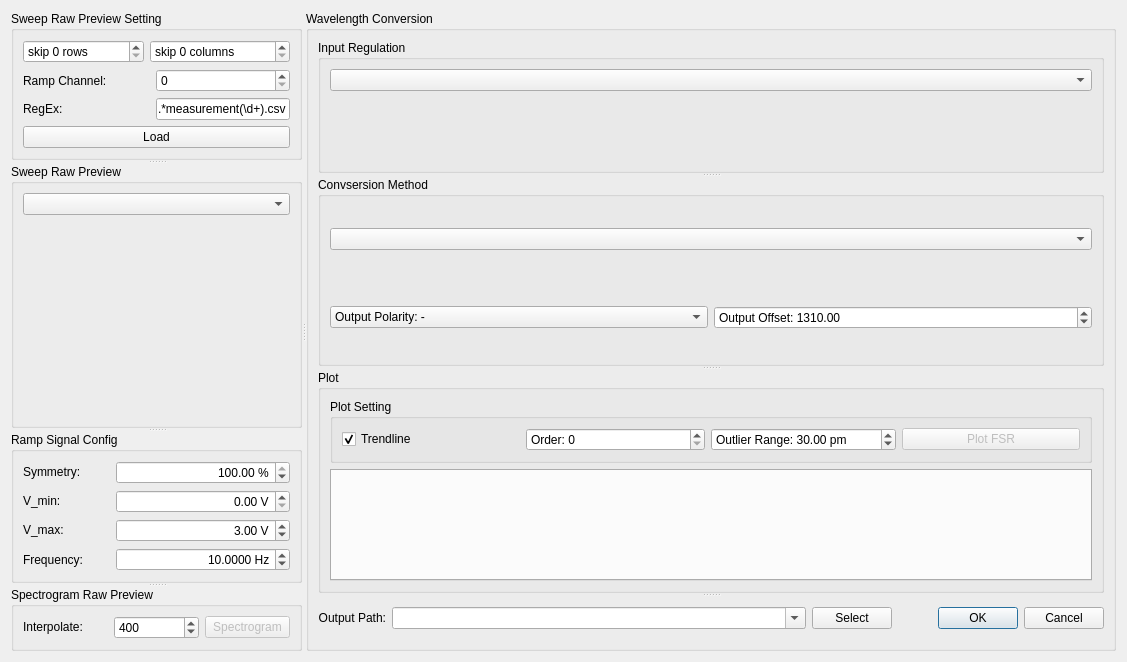
<?xml version="1.0" encoding="UTF-8"?>
<ui version="4.0">
 <class>RaActiveConverterDialog</class>
 <widget class="QDialog" name="RaActiveConverterDialog">
  <property name="geometry">
   <rect>
    <x>0</x>
    <y>0</y>
    <width>1127</width>
    <height>662</height>
   </rect>
  </property>
  <property name="windowTitle">
   <string>Dialog</string>
  </property>
  <layout class="QVBoxLayout" name="verticalLayout_5">
   <item>
    <widget class="QSplitter" name="splitter_3">
     <property name="orientation">
      <enum>Qt::Horizontal</enum>
     </property>
     <widget class="QSplitter" name="splitter_2">
      <property name="orientation">
       <enum>Qt::Vertical</enum>
      </property>
      <widget class="QGroupBox" name="groupBox">
       <property name="sizePolicy">
        <sizepolicy hsizetype="Preferred" vsizetype="Fixed">
         <horstretch>0</horstretch>
         <verstretch>0</verstretch>
        </sizepolicy>
       </property>
       <property name="title">
        <string>Sweep Raw Preview Setting</string>
       </property>
       <layout class="QGridLayout" name="gridLayout">
        <item row="3" column="0" colspan="3">
         <widget class="QPushButton" name="rawLoadPushButton">
          <property name="text">
           <string>Load</string>
          </property>
         </widget>
        </item>
        <item row="1" column="0" colspan="2">
         <widget class="QLabel" name="label_2">
          <property name="text">
           <string>Ramp Channel:</string>
          </property>
         </widget>
        </item>
        <item row="0" column="0">
         <widget class="QSpinBox" name="skipRowsSpinBox">
          <property name="suffix">
           <string> rows</string>
          </property>
          <property name="prefix">
           <string>skip </string>
          </property>
          <property name="maximum">
           <number>999999999</number>
          </property>
         </widget>
        </item>
        <item row="2" column="2">
         <widget class="QLineEdit" name="rawRegexLineEdit">
          <property name="text">
           <string>.*measurement(\d+).csv</string>
          </property>
         </widget>
        </item>
        <item row="2" column="0">
         <widget class="QLabel" name="label_3">
          <property name="text">
           <string>RegEx: </string>
          </property>
         </widget>
        </item>
        <item row="1" column="2">
         <widget class="QSpinBox" name="rawRampChannelSpinBox"/>
        </item>
        <item row="0" column="1" colspan="2">
         <widget class="QSpinBox" name="skipColumnsSpinBox">
          <property name="suffix">
           <string> columns</string>
          </property>
          <property name="prefix">
           <string>skip </string>
          </property>
          <property name="maximum">
           <number>999999999</number>
          </property>
         </widget>
        </item>
       </layout>
      </widget>
      <widget class="QGroupBox" name="groupBox_2">
       <property name="sizePolicy">
        <sizepolicy hsizetype="Preferred" vsizetype="Expanding">
         <horstretch>0</horstretch>
         <verstretch>1</verstretch>
        </sizepolicy>
       </property>
       <property name="title">
        <string>Sweep Raw Preview</string>
       </property>
       <layout class="QVBoxLayout" name="verticalLayout">
        <item>
         <widget class="QComboBox" name="rawPreviewFileComboBox"/>
        </item>
        <item>
         <widget class="QWidget" name="rawPreviewPlotSpaceholderWidget" native="true">
          <property name="sizePolicy">
           <sizepolicy hsizetype="Preferred" vsizetype="Expanding">
            <horstretch>0</horstretch>
            <verstretch>1</verstretch>
           </sizepolicy>
          </property>
         </widget>
        </item>
       </layout>
      </widget>
      <widget class="QGroupBox" name="groupBox_4">
       <property name="sizePolicy">
        <sizepolicy hsizetype="Preferred" vsizetype="Fixed">
         <horstretch>0</horstretch>
         <verstretch>0</verstretch>
        </sizepolicy>
       </property>
       <property name="title">
        <string>Ramp Signal Config</string>
       </property>
       <layout class="QGridLayout" name="gridLayout_2">
        <item row="0" column="0" rowspan="2">
         <widget class="QLabel" name="label_4">
          <property name="sizePolicy">
           <sizepolicy hsizetype="Preferred" vsizetype="Fixed">
            <horstretch>0</horstretch>
            <verstretch>0</verstretch>
           </sizepolicy>
          </property>
          <property name="text">
           <string>Symmetry:</string>
          </property>
         </widget>
        </item>
        <item row="0" column="1" rowspan="2" colspan="2">
         <widget class="QDoubleSpinBox" name="rampSymmetryDoubleSpinBox">
          <property name="alignment">
           <set>Qt::AlignRight|Qt::AlignTrailing|Qt::AlignVCenter</set>
          </property>
          <property name="suffix">
           <string> %</string>
          </property>
          <property name="maximum">
           <double>100.000000000000000</double>
          </property>
          <property name="singleStep">
           <double>50.000000000000000</double>
          </property>
          <property name="value">
           <double>100.000000000000000</double>
          </property>
         </widget>
        </item>
        <item row="2" column="0">
         <widget class="QLabel" name="label_5">
          <property name="sizePolicy">
           <sizepolicy hsizetype="Preferred" vsizetype="Fixed">
            <horstretch>0</horstretch>
            <verstretch>0</verstretch>
           </sizepolicy>
          </property>
          <property name="text">
           <string>V_min:</string>
          </property>
         </widget>
        </item>
        <item row="2" column="1" colspan="2">
         <widget class="QDoubleSpinBox" name="rampVMinDoubleSpinBox">
          <property name="alignment">
           <set>Qt::AlignRight|Qt::AlignTrailing|Qt::AlignVCenter</set>
          </property>
          <property name="suffix">
           <string> V</string>
          </property>
         </widget>
        </item>
        <item row="3" column="0">
         <widget class="QLabel" name="label_6">
          <property name="sizePolicy">
           <sizepolicy hsizetype="Preferred" vsizetype="Fixed">
            <horstretch>0</horstretch>
            <verstretch>0</verstretch>
           </sizepolicy>
          </property>
          <property name="text">
           <string>V_max:</string>
          </property>
         </widget>
        </item>
        <item row="3" column="1" colspan="2">
         <widget class="QDoubleSpinBox" name="rampVMaxDoubleSpinBox">
          <property name="alignment">
           <set>Qt::AlignRight|Qt::AlignTrailing|Qt::AlignVCenter</set>
          </property>
          <property name="suffix">
           <string> V</string>
          </property>
          <property name="value">
           <double>3.000000000000000</double>
          </property>
         </widget>
        </item>
        <item row="4" column="0">
         <widget class="QLabel" name="label_10">
          <property name="text">
           <string>Frequency:</string>
          </property>
         </widget>
        </item>
        <item row="4" column="1" colspan="2">
         <widget class="QDoubleSpinBox" name="rampFrequencyDoubleSpinBox">
          <property name="alignment">
           <set>Qt::AlignRight|Qt::AlignTrailing|Qt::AlignVCenter</set>
          </property>
          <property name="suffix">
           <string> Hz</string>
          </property>
          <property name="decimals">
           <number>4</number>
          </property>
          <property name="maximum">
           <double>999999.000000000000000</double>
          </property>
          <property name="value">
           <double>10.000000000000000</double>
          </property>
         </widget>
        </item>
       </layout>
      </widget>
      <widget class="QGroupBox" name="groupBox_3">
       <property name="title">
        <string>Spectrogram Raw Preview</string>
       </property>
       <layout class="QHBoxLayout" name="horizontalLayout_3">
        <item>
         <widget class="QLabel" name="label_7">
          <property name="sizePolicy">
           <sizepolicy hsizetype="Preferred" vsizetype="Fixed">
            <horstretch>0</horstretch>
            <verstretch>0</verstretch>
           </sizepolicy>
          </property>
          <property name="text">
           <string>Interpolate:</string>
          </property>
         </widget>
        </item>
        <item>
         <widget class="QSpinBox" name="rawSpectrogramInterpolateSpinBox">
          <property name="maximum">
           <number>999999</number>
          </property>
          <property name="value">
           <number>400</number>
          </property>
         </widget>
        </item>
        <item>
         <widget class="QPushButton" name="rawSpectrogramPlotPushButton">
          <property name="enabled">
           <bool>false</bool>
          </property>
          <property name="text">
           <string>Spectrogram</string>
          </property>
         </widget>
        </item>
       </layout>
      </widget>
     </widget>
     <widget class="QGroupBox" name="groupBox_5">
      <property name="sizePolicy">
       <sizepolicy hsizetype="Preferred" vsizetype="Preferred">
        <horstretch>1</horstretch>
        <verstretch>0</verstretch>
       </sizepolicy>
      </property>
      <property name="title">
       <string>Wavelength Conversion</string>
      </property>
      <layout class="QVBoxLayout" name="verticalLayout_4">
       <item>
        <widget class="QSplitter" name="splitter">
         <property name="orientation">
          <enum>Qt::Vertical</enum>
         </property>
         <widget class="QGroupBox" name="groupBox_9">
          <property name="sizePolicy">
           <sizepolicy hsizetype="Preferred" vsizetype="Fixed">
            <horstretch>0</horstretch>
            <verstretch>0</verstretch>
           </sizepolicy>
          </property>
          <property name="title">
           <string>Input Regulation</string>
          </property>
          <layout class="QVBoxLayout" name="verticalLayout_6">
           <item>
            <widget class="QComboBox" name="inputRegulationComboBox"/>
           </item>
           <item>
            <widget class="QStackedWidget" name="inputRegulationStackedWidget"/>
           </item>
          </layout>
         </widget>
         <widget class="QGroupBox" name="conversionMethodGroupBox">
          <property name="title">
           <string>Convsersion Method</string>
          </property>
          <layout class="QVBoxLayout" name="verticalLayout_2">
           <item>
            <widget class="QComboBox" name="conversionMethodComboBox"/>
           </item>
           <item>
            <widget class="QStackedWidget" name="conversionMethodStackedWidget">
             <property name="sizePolicy">
              <sizepolicy hsizetype="Preferred" vsizetype="Fixed">
               <horstretch>0</horstretch>
               <verstretch>0</verstretch>
              </sizepolicy>
             </property>
             <property name="currentIndex">
              <number>-1</number>
             </property>
            </widget>
           </item>
           <item>
            <layout class="QHBoxLayout" name="horizontalLayout_4">
             <item>
              <widget class="QComboBox" name="conversionMethodPolarityComboBox">
               <item>
                <property name="text">
                 <string>Output Polarity: -</string>
                </property>
               </item>
               <item>
                <property name="text">
                 <string>Output Polarity: +</string>
                </property>
               </item>
              </widget>
             </item>
             <item>
              <widget class="QDoubleSpinBox" name="conversionMethodOutputOffsetDoubleSpinBox">
               <property name="prefix">
                <string>Output Offset: </string>
               </property>
               <property name="minimum">
                <double>-999999.000000000000000</double>
               </property>
               <property name="maximum">
                <double>999999.000000000000000</double>
               </property>
               <property name="value">
                <double>1310.000000000000000</double>
               </property>
              </widget>
             </item>
            </layout>
           </item>
          </layout>
         </widget>
         <widget class="QGroupBox" name="groupBox_8">
          <property name="title">
           <string>Plot</string>
          </property>
          <layout class="QVBoxLayout" name="verticalLayout_3">
           <item>
            <widget class="QGroupBox" name="groupBox_7">
             <property name="sizePolicy">
              <sizepolicy hsizetype="Preferred" vsizetype="Fixed">
               <horstretch>0</horstretch>
               <verstretch>0</verstretch>
              </sizepolicy>
             </property>
             <property name="title">
              <string>Plot Setting</string>
             </property>
             <layout class="QHBoxLayout" name="horizontalLayout_2">
              <item>
               <widget class="QCheckBox" name="plotTrendlineCheckBox">
                <property name="text">
                 <string>Trendline</string>
                </property>
                <property name="checked">
                 <bool>true</bool>
                </property>
               </widget>
              </item>
              <item>
               <widget class="QSpinBox" name="plotTrendlineOrderSpinBox">
                <property name="prefix">
                 <string>Order: </string>
                </property>
               </widget>
              </item>
              <item>
               <widget class="QDoubleSpinBox" name="plotTrendlineOutlierRangeDoubleSpinBox">
                <property name="prefix">
                 <string>Outlier Range: </string>
                </property>
                <property name="suffix">
                 <string> pm</string>
                </property>
                <property name="maximum">
                 <double>9999999999999.000000000000000</double>
                </property>
                <property name="value">
                 <double>30.000000000000000</double>
                </property>
               </widget>
              </item>
              <item>
               <widget class="QPushButton" name="plotPushButton">
                <property name="enabled">
                 <bool>false</bool>
                </property>
                <property name="text">
                 <string>Plot FSR</string>
                </property>
               </widget>
              </item>
             </layout>
            </widget>
           </item>
           <item>
            <widget class="QTabWidget" name="plotTabWidget">
             <property name="enabled">
              <bool>false</bool>
             </property>
            </widget>
           </item>
          </layout>
         </widget>
         <widget class="QWidget" name="layoutWidget">
          <layout class="QHBoxLayout" name="horizontalLayout">
           <item>
            <widget class="QLabel" name="label">
             <property name="text">
              <string>Output Path:</string>
             </property>
             <property name="alignment">
              <set>Qt::AlignRight|Qt::AlignTrailing|Qt::AlignVCenter</set>
             </property>
            </widget>
           </item>
           <item>
            <widget class="QComboBox" name="outputPathComboBox">
             <property name="sizePolicy">
              <sizepolicy hsizetype="Expanding" vsizetype="Fixed">
               <horstretch>1</horstretch>
               <verstretch>0</verstretch>
              </sizepolicy>
             </property>
             <property name="editable">
              <bool>true</bool>
             </property>
            </widget>
           </item>
           <item>
            <widget class="QPushButton" name="outputPathPushButton">
             <property name="text">
              <string>Select</string>
             </property>
            </widget>
           </item>
           <item>
            <spacer name="horizontalSpacer">
             <property name="orientation">
              <enum>Qt::Horizontal</enum>
             </property>
             <property name="sizeHint" stdset="0">
              <size>
               <width>40</width>
               <height>20</height>
              </size>
             </property>
            </spacer>
           </item>
           <item>
            <widget class="QDialogButtonBox" name="buttonBox">
             <property name="orientation">
              <enum>Qt::Horizontal</enum>
             </property>
             <property name="standardButtons">
              <set>QDialogButtonBox::Cancel|QDialogButtonBox::Ok</set>
             </property>
            </widget>
           </item>
          </layout>
         </widget>
        </widget>
       </item>
      </layout>
     </widget>
    </widget>
   </item>
  </layout>
 </widget>
 <resources/>
 <connections>
  <connection>
   <sender>buttonBox</sender>
   <signal>accepted()</signal>
   <receiver>RaActiveConverterDialog</receiver>
   <slot>accept()</slot>
   <hints>
    <hint type="sourcelabel">
     <x>248</x>
     <y>254</y>
    </hint>
    <hint type="destinationlabel">
     <x>157</x>
     <y>274</y>
    </hint>
   </hints>
  </connection>
  <connection>
   <sender>buttonBox</sender>
   <signal>rejected()</signal>
   <receiver>RaActiveConverterDialog</receiver>
   <slot>reject()</slot>
   <hints>
    <hint type="sourcelabel">
     <x>316</x>
     <y>260</y>
    </hint>
    <hint type="destinationlabel">
     <x>286</x>
     <y>274</y>
    </hint>
   </hints>
  </connection>
 </connections>
 <slots>
  <slot>slot_preview_raw_clicked()</slot>
  <slot>slot_preview_converted_clicked()</slot>
 </slots>
</ui>
